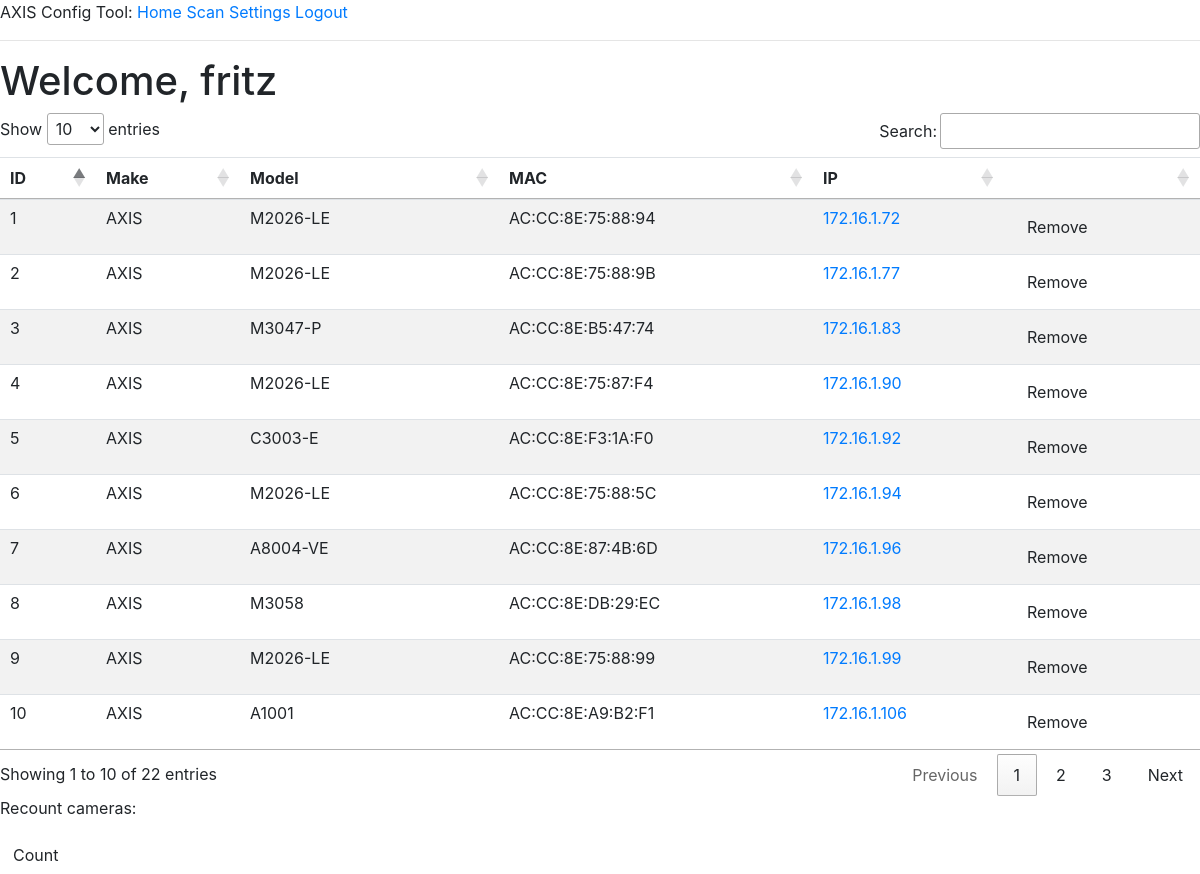
The app's page /index (signed in) with its own data.
### app/models.py (models this page shows, shortened)
class User(UserMixin, db.Model):
    id = db.Column(db.Integer, primary_key=True)
    username = db.Column(db.String(64), index=True, unique=True)
    email = db.Column(db.String(120), index=True, unique=True)
    password_hash = db.Column(db.String(128))

class Camera(db.Model):
    id = db.Column(db.Integer, primary_key=True)
    make = db.Column(db.String(64))
    model = db.Column(db.String(128))
    ip = db.Column(db.String(15), index=True)
    mac = db.Column(db.String(17), unique=True)

### app/routes.py (the view)
@app.route('/')
@app.route('/index')
@login_required
def index():
    cameras = Camera.query.order_by(Camera.id)
    return render_template('index.html', title='AXIS Config Tool', cameras=cameras)

### app/models.py (called while the page is built)
@login.user_loader
def load_user(id):
    return User.query.get(int(id))

### app/templates/index.html (shortened to what this page needs)
{% extends 'base.html' %}
{% block content %}
    <h1>Welcome, {{ current_user.username }}</h1>
    <table id="myTable" class="table table-striped" data-page-length='10'>
        <thead>
            <tr>
                <th scope="col">ID</th>
                <th scope="col">Make</th>
                <th scope="col">Model</th>
                <th scope="col">MAC</th>
                <th scope="col">IP</th>
                <th scope="col"></th>
            </tr>
        </thead>
        <tbody>
        {% for camera in cameras %}
        <tr>
            <td class="row-data">{{ camera.id }}</td>
            <td class="row-data">{{ camera.make }}</td>
            <td class="row-data">{{ camera.model }}</td>
            <td class="row-data">{{ camera.mac }}</td>
            <td class="row-data"><a href="/info/{{ camera.ip }}">{{ camera.ip }}</a></td>
            <td><button type="button" class="btn btn-default" id="mybutton" onclick="show(this)">Remove</button></td>
        </tr>
        {% endfor %}
        </tbody>
    </table>
    <div>
        <p>Recount cameras:</p>
        <button type="button" class="btn btn-default" onclick="alert(document.getElementById('myTable').rows.length - 1)">Count</button>
    </div>
{% endblock %}

### app/templates/base.html (shortened to what this page needs)
<html>
    <head>
        <link rel="stylesheet" type="text/css" href="https://cdn.datatables.net/1.10.24/css/jquery.dataTables.css">
        <link rel="stylesheet" href="https://stackpath.bootstrapcdn.com/bootstrap/4.2.1/css/bootstrap.min.css">
    </head>
    <body>
        <div>AXIS Config Tool:
            <a href="{{ url_for('index') }}">Home</a>
            {% if current_user.is_anonymous %}
            <a href="{{ url_for('login') }}">Login</a>
            {% else %}
            <a href="{{ url_for('scan') }}">Scan</a>
            <a href="{{ url_for('settings') }}">Settings</a>
            <a href="{{ url_for('logout') }}">Logout</a>
            {% endif %}
        </div>
        <hr>
        {% block content %}{% endblock %}
    </body>
</html>

### records on screen
User: username "fritz"
Camera: id "1", make "AXIS", model "M2026-LE", mac "AC:CC:8E:75:88:94", ip "172.16.1.72"
Camera: id "2", make "AXIS", model "M2026-LE", mac "AC:CC:8E:75:88:9B", ip "172.16.1.77"
Camera: id "3", make "AXIS", model "M3047-P", mac "AC:CC:8E:B5:47:74", ip "172.16.1.83"
Camera: id "4", make "AXIS", model "M2026-LE", mac "AC:CC:8E:75:87:F4", ip "172.16.1.90"
Camera: id "5", make "AXIS", model "C3003-E", mac "AC:CC:8E:F3:1A:F0", ip "172.16.1.92"
Camera: id "6", make "AXIS", model "M2026-LE", mac "AC:CC:8E:75:88:5C", ip "172.16.1.94"
Camera: id "7", make "AXIS", model "A8004-VE", mac "AC:CC:8E:87:4B:6D", ip "172.16.1.96"
Camera: id "8", make "AXIS", model "M3058", mac "AC:CC:8E:DB:29:EC", ip "172.16.1.98"
Camera: id "9", make "AXIS", model "M2026-LE", mac "AC:CC:8E:75:88:99", ip "172.16.1.99"
Camera: id "10", make "AXIS", model "A1001", mac "AC:CC:8E:A9:B2:F1", ip "172.16.1.106"
